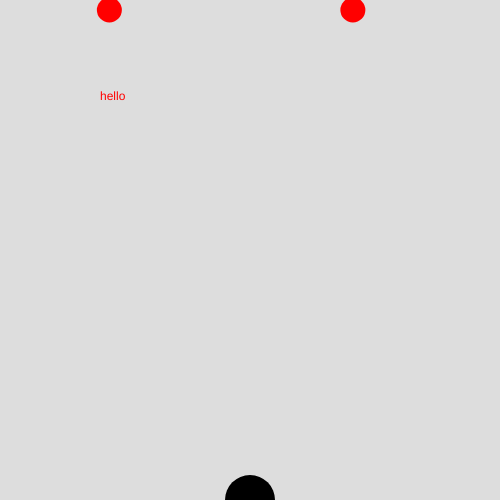
Frame 1 (no input)
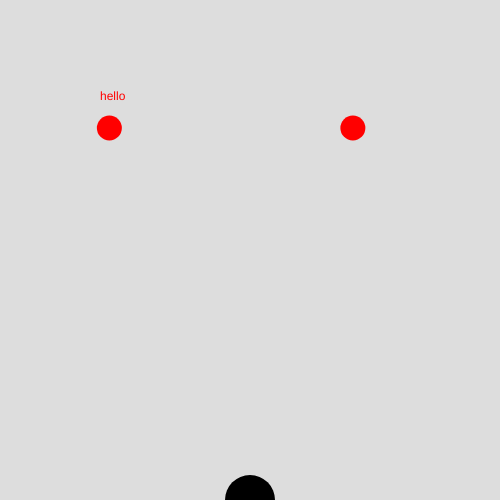
Frame 60 (no input)
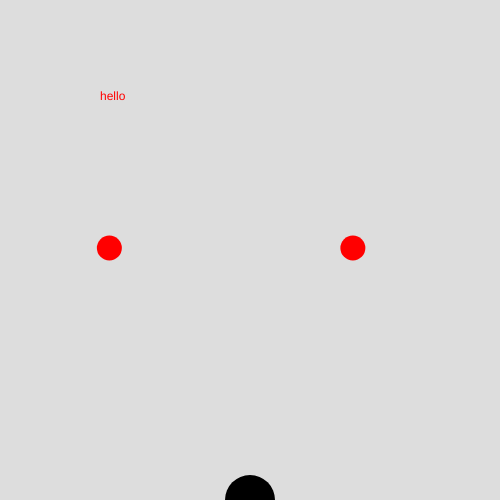
Frame 120 (the mouse pressed at the canvas centre since frame 60)

The p5.js sketch that drew these frames (run headless with seeded random() and noise() and a simulated clock; from frame 60 on, the mouse is pressed at the canvas centre):

// p5.js sketch
// ── sketch.js
// Project Title
// Your Name
// Date
// Extra for Experts:
// - describe what you did to take this project "above and beyond"

// RANDOM KEY INPUTS AFTER

let shipX = 250;
let shipY = 500;
let shipSpeed = 5;
let shipSize = 50;

let enemySpeed = 2;
let enemySize = 25;
let enemies = [];

let hitDistance = 50;
let lives = 3;
let lastHit = -500;

let randomLeft = 65;
let randomRight = 68;

function setup() {
  noStroke();
  createCanvas(500, 500);
  spawnEnemy();
  spawnEnemy();
}

function draw() {
  background(221);
  moveShipX();
  moveEnemies();
  console.log(lives);
  fill("Red");
  text("hello", 100, 100);
}

function spawnEnemy() {
  fill("red");
  enemy = {
    enemyX: random(10, width-10),
    enemyY: 10,
    enemySpeed: 5
  };
  enemies.push(enemy);
}

function moveEnemies() {
  fill("red");
  for (let i = 0; i<enemies.length; i++) {
    circle(enemies[i].enemyX, enemies[i].enemyY, enemySize); // Draws the enemies
    enemies[i].enemyY+=enemySpeed; // moves the enemies
    if (dist(shipX, shipY, enemies[i].enemyX, enemies[i].enemyY) <= enemySize/2 + shipSize/2 && millis() > lastHit + 500) {
      lives-=1;
      lastHit = millis(); // detects if the enemies collide with the ship
      selectRandomKeys();
    }
    if (enemies[i].enemyY > height) {
      enemies[i].enemyY = 10;
      enemies[i].enemyX = random(0+enemySize/2, width-enemySize/2);
    }
  }
}

function selectRandomKeys() {
  randomLeft = int(random(65,90));
  randomRight = int(random(65,90));
  while (randomLeft === randomRight) {
    randomRight = int(random(65,90));
  }
  console.log("abcdefghijklmnopqrstuvwxyz"[randomLeft- 65] + randomLeft);
  console.log("abcdefghijklmnopqrstuvwxyz"[randomRight - 65] + randomRight);

}

function moveShipX() {
  fill("black");
  circle(shipX, shipY, shipSize);
  if (keyIsDown(randomLeft)) {
    shipX -= shipSpeed;
  }
  if (keyIsDown(randomRight)) {
    shipX += shipSpeed;
  }
}
